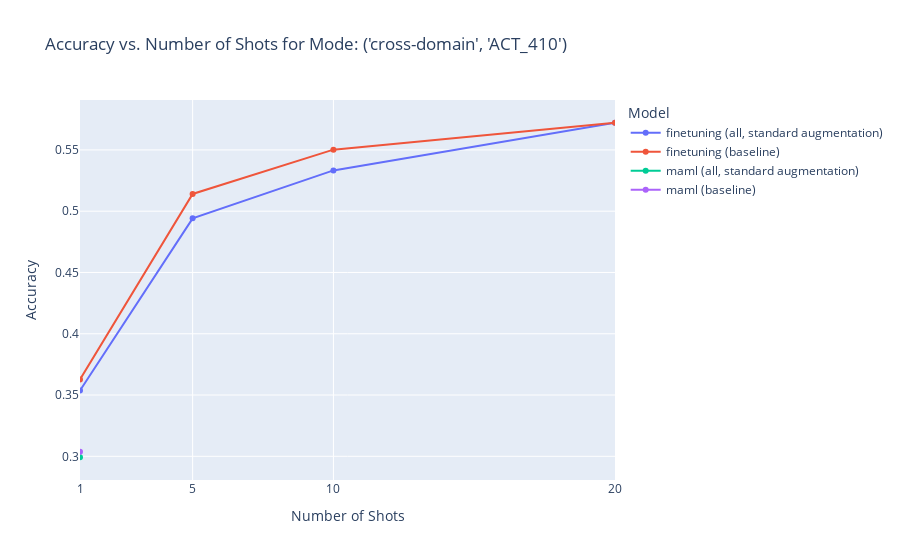
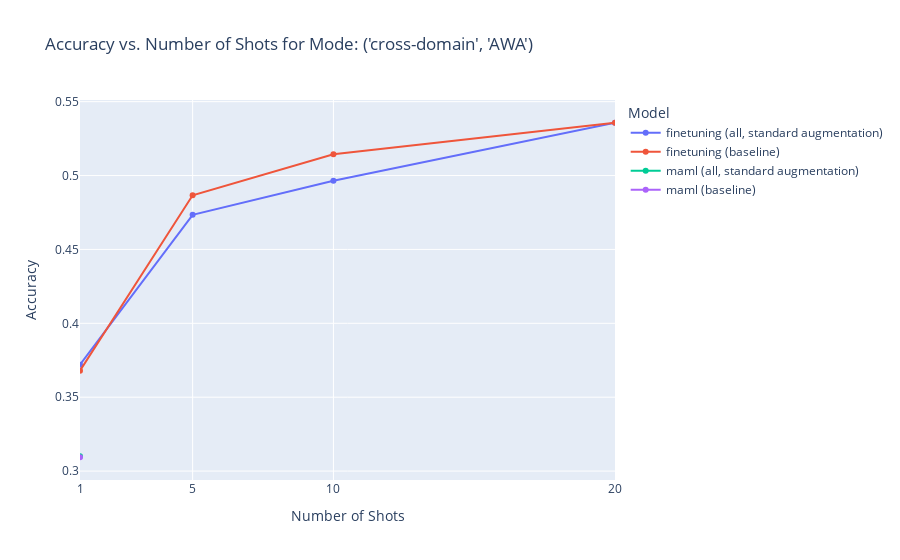
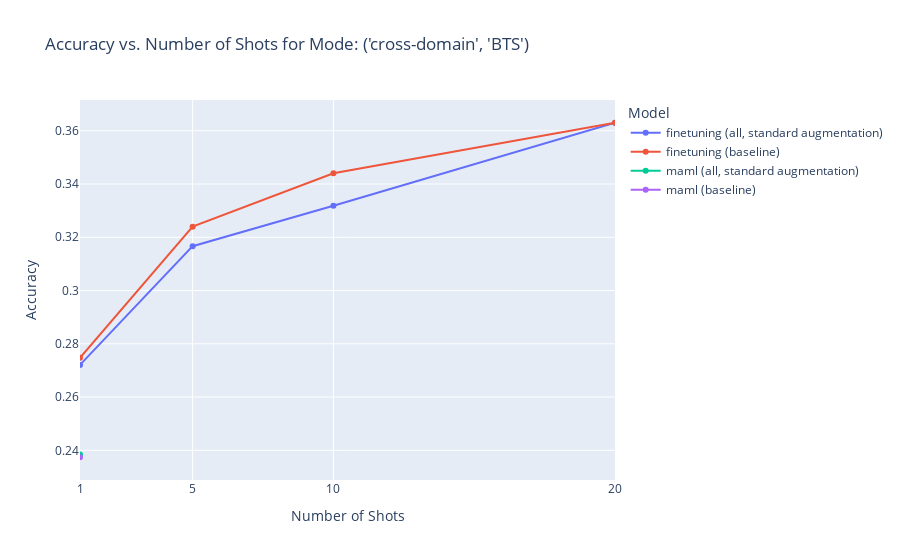
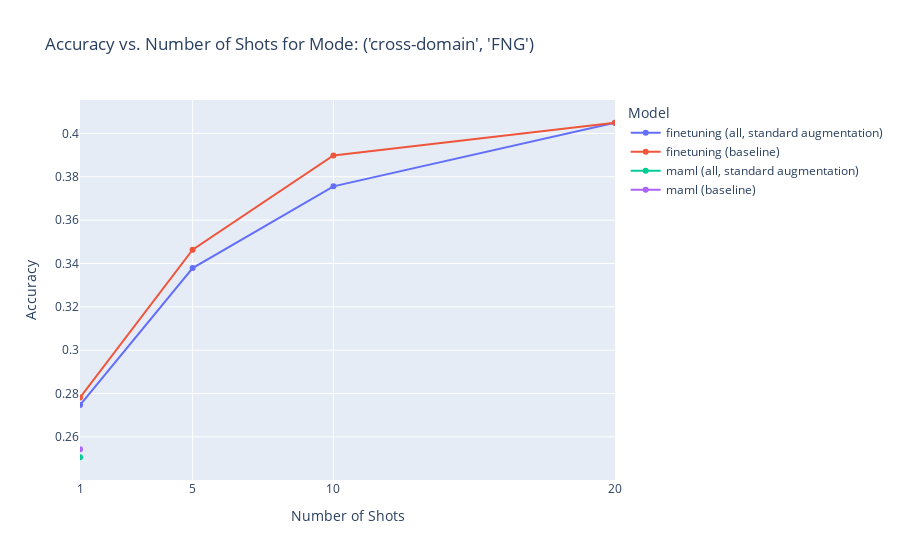

The notebook cell these images were saved under, in order:
### Code cell
import pandas as pd
import plotly.express as px
from pathlib import Path

def get_model_name(train_config_name, eval_config_name, model_name):
    match (train_config_name, eval_config_name):
        case (train, eval) if train.startswith("train_cfg_baseline_k_") and eval.startswith("eval_cfg_baseline_k_"):
            return f"{model_name} (baseline)"
        case (train, eval) if train.startswith("train_cfg_baseline_k_") and eval.startswith("eval_cfg_standard_augment_all_k_"):
            return f"{model_name} (all, standard augmentation)"
        # case (train, eval
        #       ) if train.startswith("train_cfg_baseline_k_") and eval.startswith("eval_cfg_standard_augment_mc_k"):
        #     return f"{model_name} (monte carlo dropout, standard augmentation)"
        # case ("train_cfg_baseline", "eval_cfg_standard_augment_all"):
        #     return f"{model_name} (standard augmentation)"
        # case ("train_cfg_baseline", "eval_cfg_generative_augment_all"):
        #     return f"{model_name} (generative augmentation)"
    return None

def read_df(path: Path) -> pd.DataFrame:
    df = pd.read_pickle(path)
    if path.parts[-3] == "within-domain":
        path_parts = path.parts[-6:]
    else:
        path_parts = path.parts[-5:]


    model_name = get_model_name(*path_parts[0:3])
    if model_name is None:
        return None
    df.insert(0, 'Model', model_name)
    df.insert(0, 'Mode', path_parts[3])
    return df

glob_dirs = [eval_dir] #, root_dir / "output/tmp/eval/train_cfg_baseline/eval_cfg_generative_augment_all"]
full_df = pd.concat([read_df(filepath) for glob_dir in glob_dirs for filepath in glob_dir.glob('**/evaluation.pkl') ])

for mode_name, df in full_df.groupby(['Mode', "Dataset"]):
    df_mean = df.groupby(['Number of Shots', 'Model'])['Accuracy'].mean().reset_index()

    fig = px.line(
        df_mean,
        x='Number of Shots',
        y='Accuracy',
        color='Model',
        title=f'Accuracy vs. Number of Shots for Mode: {mode_name}',
        markers=True,
    )

    fig.update_layout(
        xaxis_title="Number of Shots",
        yaxis_title="Accuracy",
        legend_title="Model"
    )

    fig.update_xaxes(
        tickvals=df_mean['Number of Shots'].unique(),
        range=[1, max(df_mean['Number of Shots'])]
    )

    fig.show()

### Figure 1 — Plotly figure (JSON) as saved in the notebook; plotly's stock layout.template omitted (floating-point values rounded to 4 significant figures)
{"data": [{"hovertemplate": "Model=finetuning (all, standard augmentation)<br>Number of Shots=%{x}<br>Accuracy=%{y}<extra></extra>", "legendgroup": "finetuning (all, standard augmentation)", "line": {"color": "#636efa", "dash": "solid"}, "marker": {"symbol": "circle"}, "mode": "markers+lines", "name": "finetuning (all, standard augmentation)", "orientation": "v", "showlegend": true, "type": "scatter", "x": [1, 5, 10, 20], "xaxis": "x", "y": [0.3537, 0.4942, 0.5333, 0.5722], "yaxis": "y"}, {"hovertemplate": "Model=finetuning (baseline)<br>Number of Shots=%{x}<br>Accuracy=%{y}<extra></extra>", "legendgroup": "finetuning (baseline)", "line": {"color": "#EF553B", "dash": "solid"}, "marker": {"symbol": "circle"}, "mode": "markers+lines", "name": "finetuning (baseline)", "orientation": "v", "showlegend": true, "type": "scatter", "x": [1, 5, 10, 20], "xaxis": "x", "y": [0.3628, 0.5141, 0.5502, 0.5722], "yaxis": "y"}, {"hovertemplate": "Model=maml (all, standard augmentation)<br>Number of Shots=%{x}<br>Accuracy=%{y}<extra></extra>", "legendgroup": "maml (all, standard augmentation)", "line": {"color": "#00cc96", "dash": "solid"}, "marker": {"symbol": "circle"}, "mode": "markers+lines", "name": "maml (all, standard augmentation)", "orientation": "v", "showlegend": true, "type": "scatter", "x": [1], "xaxis": "x", "y": [0.2992], "yaxis": "y"}, {"hovertemplate": "Model=maml (baseline)<br>Number of Shots=%{x}<br>Accuracy=%{y}<extra></extra>", "legendgroup": "maml (baseline)", "line": {"color": "#ab63fa", "dash": "solid"}, "marker": {"symbol": "circle"}, "mode": "markers+lines", "name": "maml (baseline)", "orientation": "v", "showlegend": true, "type": "scatter", "x": [1], "xaxis": "x", "y": [0.3036], "yaxis": "y"}], "layout": {"legend": {"title": {"text": "Model"}, "tracegroupgap": 0}, "title": {"text": "Accuracy vs. Number of Shots for Mode: ('cross-domain', 'ACT_410')"}, "xaxis": {"anchor": "y", "domain": [0, 1], "range": [1, 20], "tickvals": [1, 5, 10, 20], "title": {"text": "Number of Shots"}}, "yaxis": {"anchor": "x", "domain": [0, 1], "title": {"text": "Accuracy"}}}}

### Figure 2 — Plotly figure (JSON) as saved in the notebook; plotly's stock layout.template omitted (floating-point values rounded to 4 significant figures)
{"data": [{"hovertemplate": "Model=finetuning (all, standard augmentation)<br>Number of Shots=%{x}<br>Accuracy=%{y}<extra></extra>", "legendgroup": "finetuning (all, standard augmentation)", "line": {"color": "#636efa", "dash": "solid"}, "marker": {"symbol": "circle"}, "mode": "markers+lines", "name": "finetuning (all, standard augmentation)", "orientation": "v", "showlegend": true, "type": "scatter", "x": [1, 5, 10, 20], "xaxis": "x", "y": [0.372, 0.4734, 0.4964, 0.5357], "yaxis": "y"}, {"hovertemplate": "Model=finetuning (baseline)<br>Number of Shots=%{x}<br>Accuracy=%{y}<extra></extra>", "legendgroup": "finetuning (baseline)", "line": {"color": "#EF553B", "dash": "solid"}, "marker": {"symbol": "circle"}, "mode": "markers+lines", "name": "finetuning (baseline)", "orientation": "v", "showlegend": true, "type": "scatter", "x": [1, 5, 10, 20], "xaxis": "x", "y": [0.368, 0.4867, 0.5144, 0.5357], "yaxis": "y"}, {"hovertemplate": "Model=maml (all, standard augmentation)<br>Number of Shots=%{x}<br>Accuracy=%{y}<extra></extra>", "legendgroup": "maml (all, standard augmentation)", "line": {"color": "#00cc96", "dash": "solid"}, "marker": {"symbol": "circle"}, "mode": "markers+lines", "name": "maml (all, standard augmentation)", "orientation": "v", "showlegend": true, "type": "scatter", "x": [1], "xaxis": "x", "y": [0.3101], "yaxis": "y"}, {"hovertemplate": "Model=maml (baseline)<br>Number of Shots=%{x}<br>Accuracy=%{y}<extra></extra>", "legendgroup": "maml (baseline)", "line": {"color": "#ab63fa", "dash": "solid"}, "marker": {"symbol": "circle"}, "mode": "markers+lines", "name": "maml (baseline)", "orientation": "v", "showlegend": true, "type": "scatter", "x": [1], "xaxis": "x", "y": [0.3094], "yaxis": "y"}], "layout": {"legend": {"title": {"text": "Model"}, "tracegroupgap": 0}, "title": {"text": "Accuracy vs. Number of Shots for Mode: ('cross-domain', 'AWA')"}, "xaxis": {"anchor": "y", "domain": [0, 1], "range": [1, 20], "tickvals": [1, 5, 10, 20], "title": {"text": "Number of Shots"}}, "yaxis": {"anchor": "x", "domain": [0, 1], "title": {"text": "Accuracy"}}}}

### Figure 3 — Plotly figure (JSON) as saved in the notebook; plotly's stock layout.template omitted (floating-point values rounded to 4 significant figures)
{"data": [{"hovertemplate": "Model=finetuning (all, standard augmentation)<br>Number of Shots=%{x}<br>Accuracy=%{y}<extra></extra>", "legendgroup": "finetuning (all, standard augmentation)", "line": {"color": "#636efa", "dash": "solid"}, "marker": {"symbol": "circle"}, "mode": "markers+lines", "name": "finetuning (all, standard augmentation)", "orientation": "v", "showlegend": true, "type": "scatter", "x": [1, 5, 10, 20], "xaxis": "x", "y": [0.2721, 0.3167, 0.3319, 0.363], "yaxis": "y"}, {"hovertemplate": "Model=finetuning (baseline)<br>Number of Shots=%{x}<br>Accuracy=%{y}<extra></extra>", "legendgroup": "finetuning (baseline)", "line": {"color": "#EF553B", "dash": "solid"}, "marker": {"symbol": "circle"}, "mode": "markers+lines", "name": "finetuning (baseline)", "orientation": "v", "showlegend": true, "type": "scatter", "x": [1, 5, 10, 20], "xaxis": "x", "y": [0.2747, 0.324, 0.3441, 0.363], "yaxis": "y"}, {"hovertemplate": "Model=maml (all, standard augmentation)<br>Number of Shots=%{x}<br>Accuracy=%{y}<extra></extra>", "legendgroup": "maml (all, standard augmentation)", "line": {"color": "#00cc96", "dash": "solid"}, "marker": {"symbol": "circle"}, "mode": "markers+lines", "name": "maml (all, standard augmentation)", "orientation": "v", "showlegend": true, "type": "scatter", "x": [1], "xaxis": "x", "y": [0.2384], "yaxis": "y"}, {"hovertemplate": "Model=maml (baseline)<br>Number of Shots=%{x}<br>Accuracy=%{y}<extra></extra>", "legendgroup": "maml (baseline)", "line": {"color": "#ab63fa", "dash": "solid"}, "marker": {"symbol": "circle"}, "mode": "markers+lines", "name": "maml (baseline)", "orientation": "v", "showlegend": true, "type": "scatter", "x": [1], "xaxis": "x", "y": [0.2374], "yaxis": "y"}], "layout": {"legend": {"title": {"text": "Model"}, "tracegroupgap": 0}, "title": {"text": "Accuracy vs. Number of Shots for Mode: ('cross-domain', 'BTS')"}, "xaxis": {"anchor": "y", "domain": [0, 1], "range": [1, 20], "tickvals": [1, 5, 10, 20], "title": {"text": "Number of Shots"}}, "yaxis": {"anchor": "x", "domain": [0, 1], "title": {"text": "Accuracy"}}}}

### Figure 4 — Plotly figure (JSON) as saved in the notebook; plotly's stock layout.template omitted (floating-point values rounded to 4 significant figures)
{"data": [{"hovertemplate": "Model=finetuning (all, standard augmentation)<br>Number of Shots=%{x}<br>Accuracy=%{y}<extra></extra>", "legendgroup": "finetuning (all, standard augmentation)", "line": {"color": "#636efa", "dash": "solid"}, "marker": {"symbol": "circle"}, "mode": "markers+lines", "name": "finetuning (all, standard augmentation)", "orientation": "v", "showlegend": true, "type": "scatter", "x": [1, 5, 10, 20], "xaxis": "x", "y": [0.2747, 0.3379, 0.3756, 0.4049], "yaxis": "y"}, {"hovertemplate": "Model=finetuning (baseline)<br>Number of Shots=%{x}<br>Accuracy=%{y}<extra></extra>", "legendgroup": "finetuning (baseline)", "line": {"color": "#EF553B", "dash": "solid"}, "marker": {"symbol": "circle"}, "mode": "markers+lines", "name": "finetuning (baseline)", "orientation": "v", "showlegend": true, "type": "scatter", "x": [1, 5, 10, 20], "xaxis": "x", "y": [0.2781, 0.3464, 0.3898, 0.4049], "yaxis": "y"}, {"hovertemplate": "Model=maml (all, standard augmentation)<br>Number of Shots=%{x}<br>Accuracy=%{y}<extra></extra>", "legendgroup": "maml (all, standard augmentation)", "line": {"color": "#00cc96", "dash": "solid"}, "marker": {"symbol": "circle"}, "mode": "markers+lines", "name": "maml (all, standard augmentation)", "orientation": "v", "showlegend": true, "type": "scatter", "x": [1], "xaxis": "x", "y": [0.2506], "yaxis": "y"}, {"hovertemplate": "Model=maml (baseline)<br>Number of Shots=%{x}<br>Accuracy=%{y}<extra></extra>", "legendgroup": "maml (baseline)", "line": {"color": "#ab63fa", "dash": "solid"}, "marker": {"symbol": "circle"}, "mode": "markers+lines", "name": "maml (baseline)", "orientation": "v", "showlegend": true, "type": "scatter", "x": [1], "xaxis": "x", "y": [0.2542], "yaxis": "y"}], "layout": {"legend": {"title": {"text": "Model"}, "tracegroupgap": 0}, "title": {"text": "Accuracy vs. Number of Shots for Mode: ('cross-domain', 'FNG')"}, "xaxis": {"anchor": "y", "domain": [0, 1], "range": [1, 20], "tickvals": [1, 5, 10, 20], "title": {"text": "Number of Shots"}}, "yaxis": {"anchor": "x", "domain": [0, 1], "title": {"text": "Accuracy"}}}}
